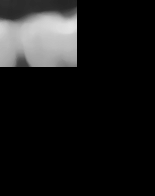
#> input picture db/output/segmentation_cropped/img_with_mask/segmentation_mask_1.png, 155 x 196 px; its folder holds 4 pictures in this run
$ python get_images_without_mask.py
#> lines starting #> are read from the running program, lines starting #| are printed output that depends on the picture
### image_processing/superpixels_cropping.py
import cv2
import glob
import numpy as np
from PIL import Image
import matplotlib.pyplot as plt
from skimage.segmentation import slic
from skimage.segmentation import mark_boundaries
from skimage.util import img_as_float

# [21 lines left out: function cropping, not called in this run]


def remove_mask(path_of_images_with_mask, save_path):
    images = glob.glob(path_of_images_with_mask)

    for i, image_mask in enumerate(images):
        s = image_mask.split('/')
        img = Image.open(image_mask)
#> img is the input picture: PIL image 155x196 RGB; min 0, max 228, mean 24.8
        imageBox = img.getbbox()
#> imageBox = (0, 0, 77, 67)
        cropped = img.crop(imageBox)
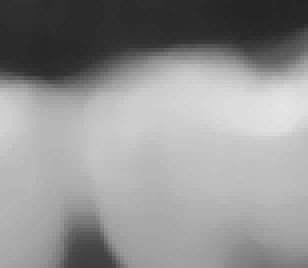
#> cropped: PIL image 77x67 RGB (shown 4 times larger); min 37, max 228, mean 146
        cropped.save('{}mask_remove_{}'.format(save_path,s[-1]))
#> pass 2 of the loop in remove_mask, `for i, image_mask in enumerate(images):`:
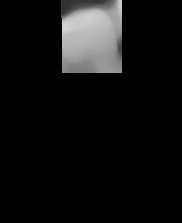
#> input picture db/output/segmentation_cropped/img_with_mask/segmentation_mask_2.png, 182 x 223 px
#> in remove_mask, img is the input picture: PIL image 182x223 RGB; min 0, max 209, mean 16.7
#> imageBox = (61, 0, 122, 73)
#> in remove_mask, `cropped = img.crop(imageBox)`:
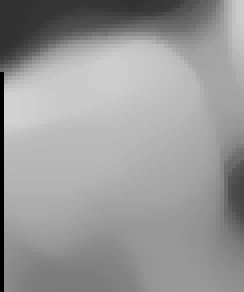
#> cropped: PIL image 61x73 RGB (shown 4 times larger); min 0, max 209, mean 152.5
#> pass 3 of the loop in remove_mask, `for i, image_mask in enumerate(images):`:
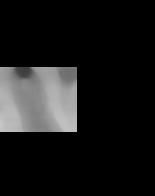
#> input picture db/output/segmentation_cropped/img_with_mask/segmentation_mask_3.png, 155 x 196 px
#> in remove_mask, img is the input picture: PIL image 155x196 RGB; min 0, max 199, mean 25.2
#> imageBox = (0, 67, 77, 132)
#> in remove_mask, `cropped = img.crop(imageBox)`:
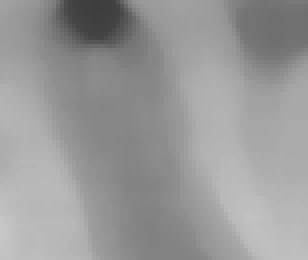
#> cropped: PIL image 77x65 RGB (shown 4 times larger); min 61, max 199, mean 152.8
#> the loop made 4 passes; the first 3 are shown
    return

# [39 lines left out: functions stack_plot_cropped_img_in_full_img, plot_cropped_img_in_full_img, not called in this run]

### get_images_without_mask.py
from image_processing import superpixels_cropping

superpixels_cropping.remove_mask('db/output/segmentation_cropped/img_with_mask/*.png','db/output/segmentation_cropped/img_without_mask/')
